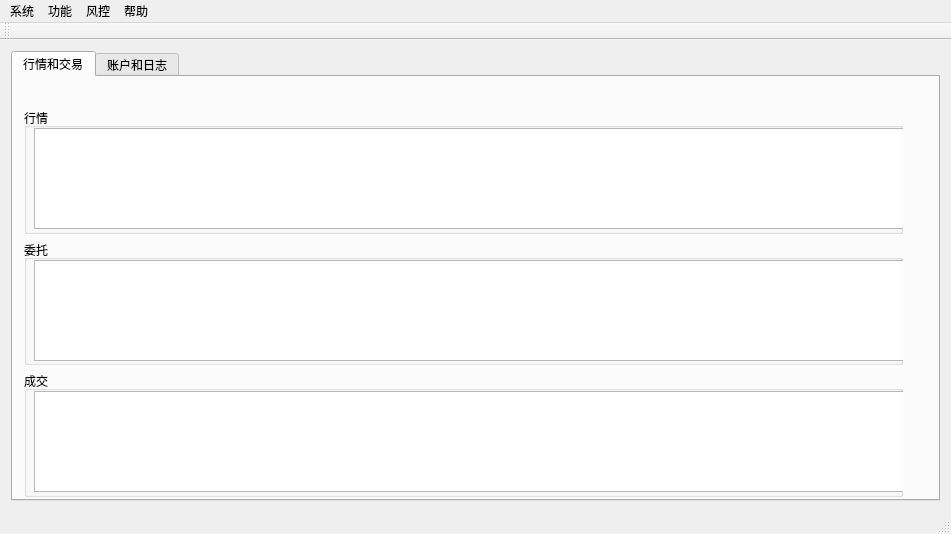
<?xml version="1.0" encoding="UTF-8"?>
<ui version="4.0">
 <class>QCTraderClass</class>
 <widget class="QMainWindow" name="QCTraderClass">
  <property name="geometry">
   <rect>
    <x>0</x>
    <y>0</y>
    <width>951</width>
    <height>534</height>
   </rect>
  </property>
  <property name="windowTitle">
   <string>QCTrader</string>
  </property>
  <widget class="QWidget" name="centralWidget">
   <layout class="QGridLayout" name="gridLayout_4">
    <item row="0" column="0">
     <widget class="QTabWidget" name="tabWidget">
      <property name="currentIndex">
       <number>0</number>
      </property>
      <property name="tabBarAutoHide">
       <bool>false</bool>
      </property>
      <widget class="QWidget" name="tab">
       <attribute name="title">
        <string>行情和交易</string>
       </attribute>
       <widget class="QWidget" name="layoutWidget">
        <property name="geometry">
         <rect>
          <x>0</x>
          <y>20</y>
          <width>901</width>
          <height>411</height>
         </rect>
        </property>
        <layout class="QGridLayout" name="gridLayout">
         <item row="0" column="0">
          <widget class="QGroupBox" name="groupBox">
           <property name="title">
            <string>行情</string>
           </property>
           <widget class="QTableView" name="tableView">
            <property name="geometry">
             <rect>
              <x>10</x>
              <y>20</y>
              <width>871</width>
              <height>101</height>
             </rect>
            </property>
           </widget>
          </widget>
         </item>
         <item row="1" column="0">
          <widget class="QGroupBox" name="groupBox_2">
           <property name="title">
            <string>委托</string>
           </property>
           <widget class="QTableView" name="tableView_2">
            <property name="geometry">
             <rect>
              <x>10</x>
              <y>20</y>
              <width>871</width>
              <height>101</height>
             </rect>
            </property>
           </widget>
          </widget>
         </item>
         <item row="2" column="0">
          <widget class="QGroupBox" name="groupBox_3">
           <property name="title">
            <string>成交</string>
           </property>
           <widget class="QTableView" name="tableView_3">
            <property name="geometry">
             <rect>
              <x>10</x>
              <y>20</y>
              <width>871</width>
              <height>101</height>
             </rect>
            </property>
           </widget>
          </widget>
         </item>
        </layout>
       </widget>
      </widget>
      <widget class="QWidget" name="tab_2">
       <attribute name="title">
        <string>账户和日志</string>
       </attribute>
       <layout class="QGridLayout" name="gridLayout_3">
        <item row="0" column="0">
         <layout class="QGridLayout" name="gridLayout_2">
          <item row="0" column="0">
           <widget class="QGroupBox" name="groupBox_4">
            <property name="title">
             <string>资金</string>
            </property>
            <widget class="QTableView" name="tableView_4">
             <property name="geometry">
              <rect>
               <x>10</x>
               <y>20</y>
               <width>871</width>
               <height>101</height>
              </rect>
             </property>
            </widget>
           </widget>
          </item>
          <item row="1" column="0">
           <widget class="QGroupBox" name="groupBox_5">
            <property name="title">
             <string>持仓</string>
            </property>
            <widget class="QTableView" name="tableView_5">
             <property name="geometry">
              <rect>
               <x>10</x>
               <y>20</y>
               <width>871</width>
               <height>101</height>
              </rect>
             </property>
            </widget>
           </widget>
          </item>
          <item row="2" column="0">
           <widget class="QGroupBox" name="groupBox_6">
            <property name="title">
             <string>日志</string>
            </property>
            <widget class="QTableView" name="tableView_6">
             <property name="geometry">
              <rect>
               <x>10</x>
               <y>20</y>
               <width>871</width>
               <height>101</height>
              </rect>
             </property>
            </widget>
           </widget>
          </item>
         </layout>
        </item>
       </layout>
      </widget>
     </widget>
    </item>
   </layout>
  </widget>
  <widget class="QMenuBar" name="menuBar">
   <property name="geometry">
    <rect>
     <x>0</x>
     <y>0</y>
     <width>951</width>
     <height>23</height>
    </rect>
   </property>
   <widget class="QMenu" name="menu">
    <property name="title">
     <string>系统</string>
    </property>
    <addaction name="actionCTP"/>
    <addaction name="actionQuit"/>
   </widget>
   <widget class="QMenu" name="menu_2">
    <property name="title">
     <string>功能</string>
    </property>
    <addaction name="actionCTACeLue"/>
    <addaction name="actionCTAHuiCe"/>
    <addaction name="actiondatamanager"/>
   </widget>
   <widget class="QMenu" name="menu_3">
    <property name="title">
     <string>风控</string>
    </property>
   </widget>
   <widget class="QMenu" name="menu_4">
    <property name="title">
     <string>帮助</string>
    </property>
    <addaction name="actionabout"/>
   </widget>
   <addaction name="menu"/>
   <addaction name="menu_2"/>
   <addaction name="menu_3"/>
   <addaction name="menu_4"/>
  </widget>
  <widget class="QToolBar" name="mainToolBar">
   <attribute name="toolBarArea">
    <enum>TopToolBarArea</enum>
   </attribute>
   <attribute name="toolBarBreak">
    <bool>false</bool>
   </attribute>
  </widget>
  <widget class="QStatusBar" name="statusBar"/>
  <action name="actionCTP">
   <property name="text">
    <string>CTP连接</string>
   </property>
  </action>
  <action name="actionQuit">
   <property name="text">
    <string>退出</string>
   </property>
  </action>
  <action name="actionabout">
   <property name="text">
    <string>关于</string>
   </property>
  </action>
  <action name="actionCTACeLue">
   <property name="text">
    <string>CTA策略</string>
   </property>
  </action>
  <action name="actionCTAHuiCe">
   <property name="text">
    <string>CTA回测</string>
   </property>
  </action>
  <action name="actiondatamanager">
   <property name="text">
    <string>数据管理</string>
   </property>
  </action>
 </widget>
 <layoutdefault spacing="6" margin="11"/>
 <resources>
  <include location="QCTrader.qrc"/>
 </resources>
 <connections>
  <connection>
   <sender>actionCTP</sender>
   <signal>triggered()</signal>
   <receiver>QCTraderClass</receiver>
   <slot>menu_CTP_clicked()</slot>
   <hints>
    <hint type="sourcelabel">
     <x>-1</x>
     <y>-1</y>
    </hint>
    <hint type="destinationlabel">
     <x>449</x>
     <y>282</y>
    </hint>
   </hints>
  </connection>
 </connections>
 <slots>
  <slot>menu_CTP_clicked()</slot>
 </slots>
</ui>
